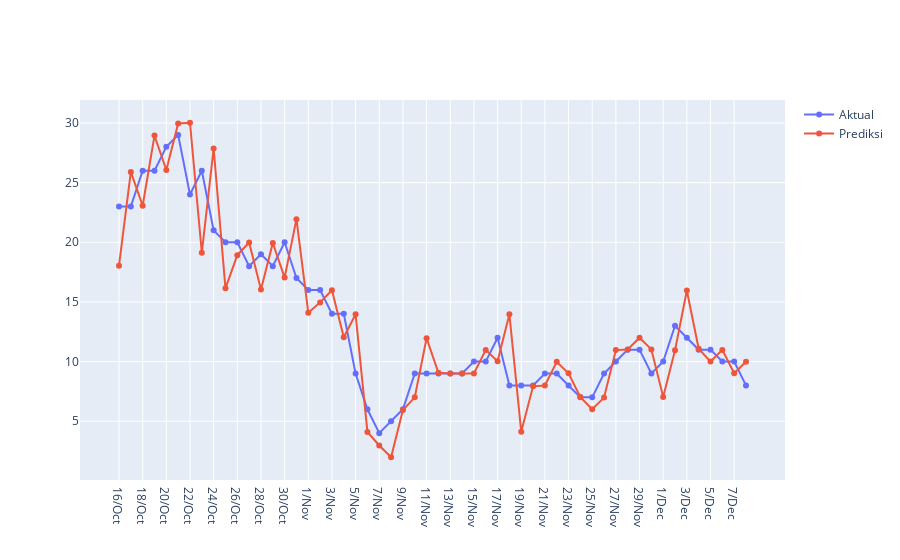

Notebook source saved alongside this figure:
### Code cell
fig3 = go.Figure()
fig3.add_trace(go.Scatter(x=des['waktu'].iloc[54:], y=des['Xt'].iloc[54:],mode='lines+markers',name='Aktual'))
fig3.add_trace(go.Scatter(x=des['waktu'].iloc[54:], y=des['Ft+m'].iloc[54:],mode='lines+markers',name='Prediksi'))
fig3.show()

### Figure 1 — Plotly figure (JSON) as saved in the notebook; plotly's stock layout.template omitted (floating-point values rounded to 4 significant figures)
{"data": [{"mode": "lines+markers", "name": "Aktual", "type": "scatter", "x": ["16/Oct", "17/Oct", "18/Oct", "19/Oct", "20/Oct", "21/Oct", "22/Oct", "23/Oct", "24/Oct", "25/Oct", "26/Oct", "27/Oct", "28/Oct", "29/Oct", "30/Oct", "31/Oct", "1/Nov", "2/Nov", "3/Nov", "4/Nov", "5/Nov", "6/Nov", "7/Nov", "8/Nov", "9/Nov", "10/Nov", "11/Nov", "12/Nov", "13/Nov", "14/Nov", "15/Nov", "16/Nov", "17/Nov", "18/Nov", "19/Nov", "20/Nov", "21/Nov", "22/Nov", "23/Nov", "24/Nov", "25/Nov", "26/Nov", "27/Nov", "28/Nov", "29/Nov", "30/Nov", "1/Dec", "2/Dec", "3/Dec", "4/Dec", "5/Dec", "6/Dec", "7/Dec", "8/Dec"], "y": [23, 23, 26, 26, 28, 29, 24, 26, 21, 20, 20, 18, 19, 18, 20, 17, 16, 16, 14, 14, 9, 6, 4, 5, 6, 9, 9, 9, 9, 9, 10, 10, 12, 8, 8, 8, 9, 9, 8, 7, 7, 9, 10, 11, 11, 9, 10, 13, 12, 11, 11, 10, 10, 8]}, {"mode": "lines+markers", "name": "Prediksi", "type": "scatter", "x": ["16/Oct", "17/Oct", "18/Oct", "19/Oct", "20/Oct", "21/Oct", "22/Oct", "23/Oct", "24/Oct", "25/Oct", "26/Oct", "27/Oct", "28/Oct", "29/Oct", "30/Oct", "31/Oct", "1/Nov", "2/Nov", "3/Nov", "4/Nov", "5/Nov", "6/Nov", "7/Nov", "8/Nov", "9/Nov", "10/Nov", "11/Nov", "12/Nov", "13/Nov", "14/Nov", "15/Nov", "16/Nov", "17/Nov", "18/Nov", "19/Nov", "20/Nov", "21/Nov", "22/Nov", "23/Nov", "24/Nov", "25/Nov", "26/Nov", "27/Nov", "28/Nov", "29/Nov", "30/Nov", "1/Dec", "2/Dec", "3/Dec", "4/Dec", "5/Dec", "6/Dec", "7/Dec", "8/Dec"], "y": [18.04, 25.9, 23.06, 28.94, 26.06, 29.96, 30.02, 19.12, 27.86, 16.14, 18.92, 19.98, 16.04, 19.94, 17.04, 21.94, 14.1, 14.96, 15.98, 12.04, 13.96, 4.099, 2.961, 1.979, 5.94, 6.999, 11.96, 9.059, 9.001, 9.0, 9.0, 10.98, 10.02, 13.96, 4.119, 7.922, 7.999, 9.98, 9.02, 7.02, 6.0, 6.98, 10.96, 11.02, 12.0, 11.02, 7.04, 10.94, 15.96, 11.08, 10.0, 10.98, 9.02, 9.98]}], "layout": {}}
